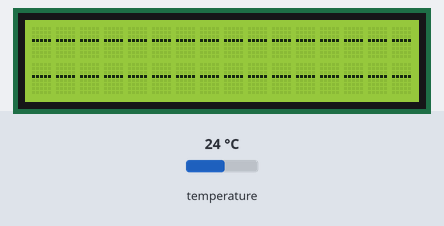
This sketch was run on a simulated Arduino Leonardo, built with avr-gcc and run on an emulated ATmega32U4. On the bench: 16×2 character LCD. The test bench sets the inputs (shaded band); at power-on: temperature 24 °C. The local clock reads 2024-03-15 10:24:30 at power-on unless the sketch sets it.

Above: at 1.2 s.
At 3.3 s:
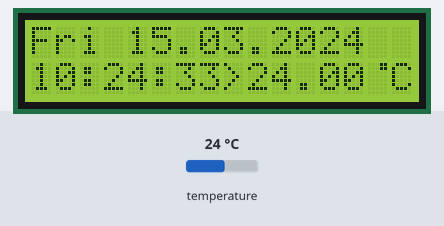
3.4 s: temperature set to 12 °C
At 4.8 s:
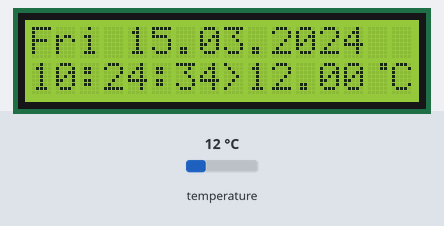
6.7 s: temperature set to 19 °C
At 7.7 s:
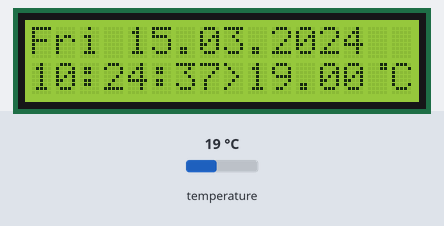
9.8 s: temperature set to 28 °C
At 11.2 s:
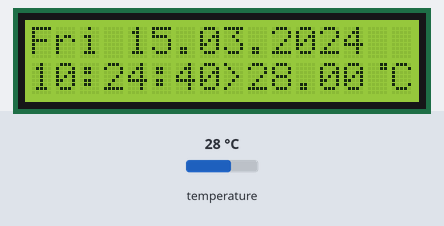
Timing chart, 0 to 12.8 s (numbered marks = the images above; inputs shaded):
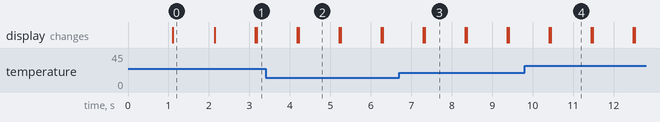

The sketch:

DS3231_ok.ino
```cpp
/*
DS3231.ino
Uji coba modul rtc.
*/

#include <DS3231.h>
#include <Wire.h>
#include <LiquidCrystal_I2C.h>


//                    addr, en,rw,rs,d4,d5,d6,d7,bl,blpol
LiquidCrystal_I2C lcd(0x27, 2, 1, 0, 4, 5, 6, 7, 3, POSITIVE);

//Inisialisasi pakai interface i2c
DS3231  rtc(SDA, SCL);


byte derajat[8] =
{
  0b00011,
  0b00011,
  0b00000,
  0b00000,
  0b00000,
  0b00000,
  0b00000,
  0b00000
};


void setup()
{
  //Serial.begin(115200);
  Serial.begin(9600);
  // Uncomment baris berikut jika pakai Arduino Leonardo
  //while (!Serial) {}


  rtc.begin();

  // set waktu
  //rtc.setDOW(WEDNESDAY);     // Set Day-of-Week to SUNDAY
  //rtc.setTime(12, 0, 0);     // Set the time to 12:00:00 (24hr format)
  //rtc.setDate(1, 1, 2014);   // Set the date to January 1st, 2014

  lcd.begin(16, 2);
  lcd.backlight();
  lcd.createChar(1, derajat);

  lcd.setCursor(0,0);
  lcd.print("----------------");
  delay(1000);
  lcd.setCursor(0,1);
  lcd.print("----------------");
  delay(1000);
  lcd.clear();
}

void loop()
{
  /*
  // Hari
  Serial.print(rtc.getDOWStr());
  Serial.print(" ");

  // tanggal
  Serial.print(rtc.getDateStr());
  Serial.print(" -- ");

  // jam
  Serial.println(rtc.getTimeStr());
  //Serial.print(" -- ");

  // suhu
  Serial.print("Suhu: ");
  Serial.print(rtc.getTemp());
  Serial.println(" C");
  */
  lcd.setCursor(0,0);
  lcd.print(rtc.getDOWStr(FORMAT_SHORT));
  lcd.print(" ");
  lcd.print(rtc.getDateStr());

  lcd.setCursor(0,1);
  lcd.print(rtc.getTimeStr());
  lcd.print(">");

  lcd.print(rtc.getTemp());
  lcd.write(1);
  lcd.print("C");

  delay (1000);
  lcd.clear();
}
```

Measured:
- what the display in image 0 shows lasts 1.0 s, from 1.1 s to 2.1 s
